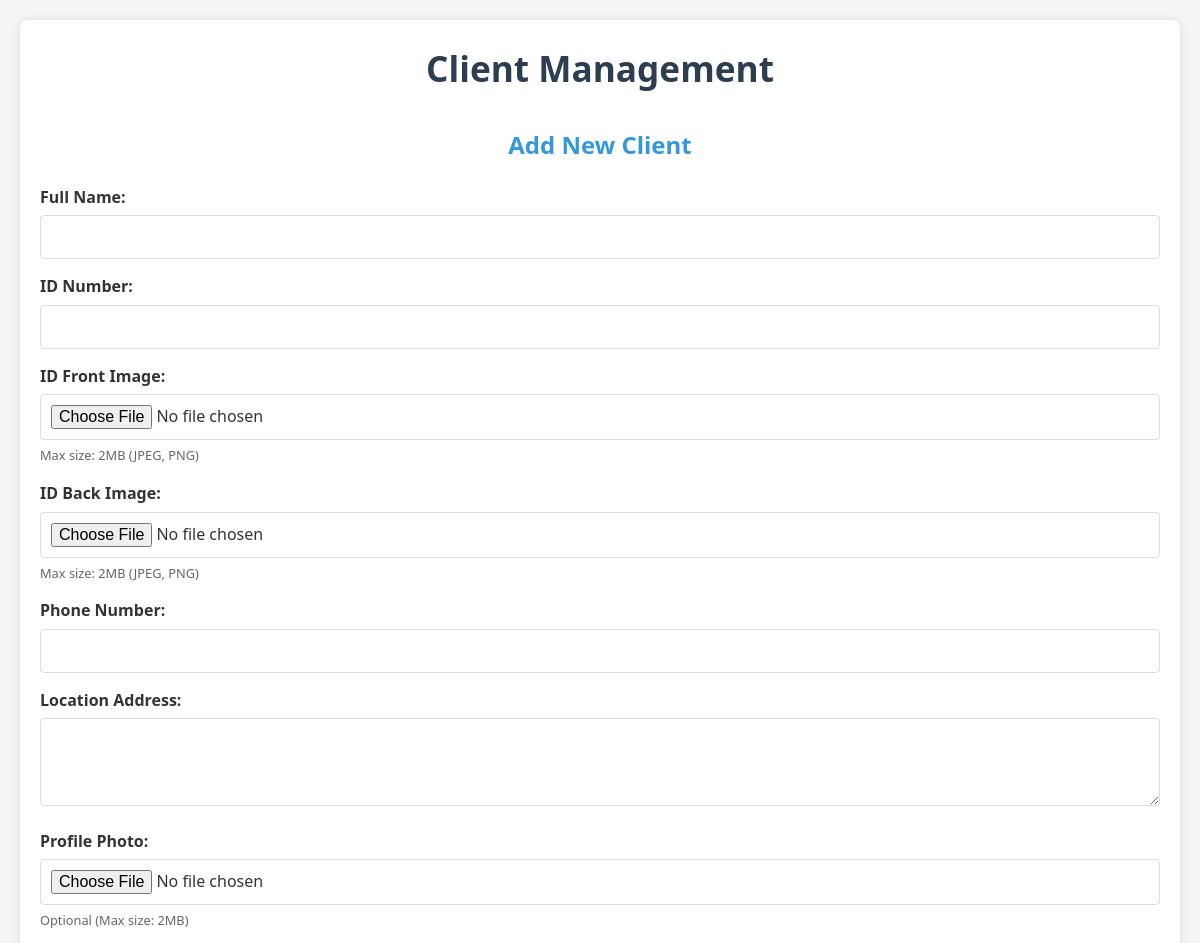
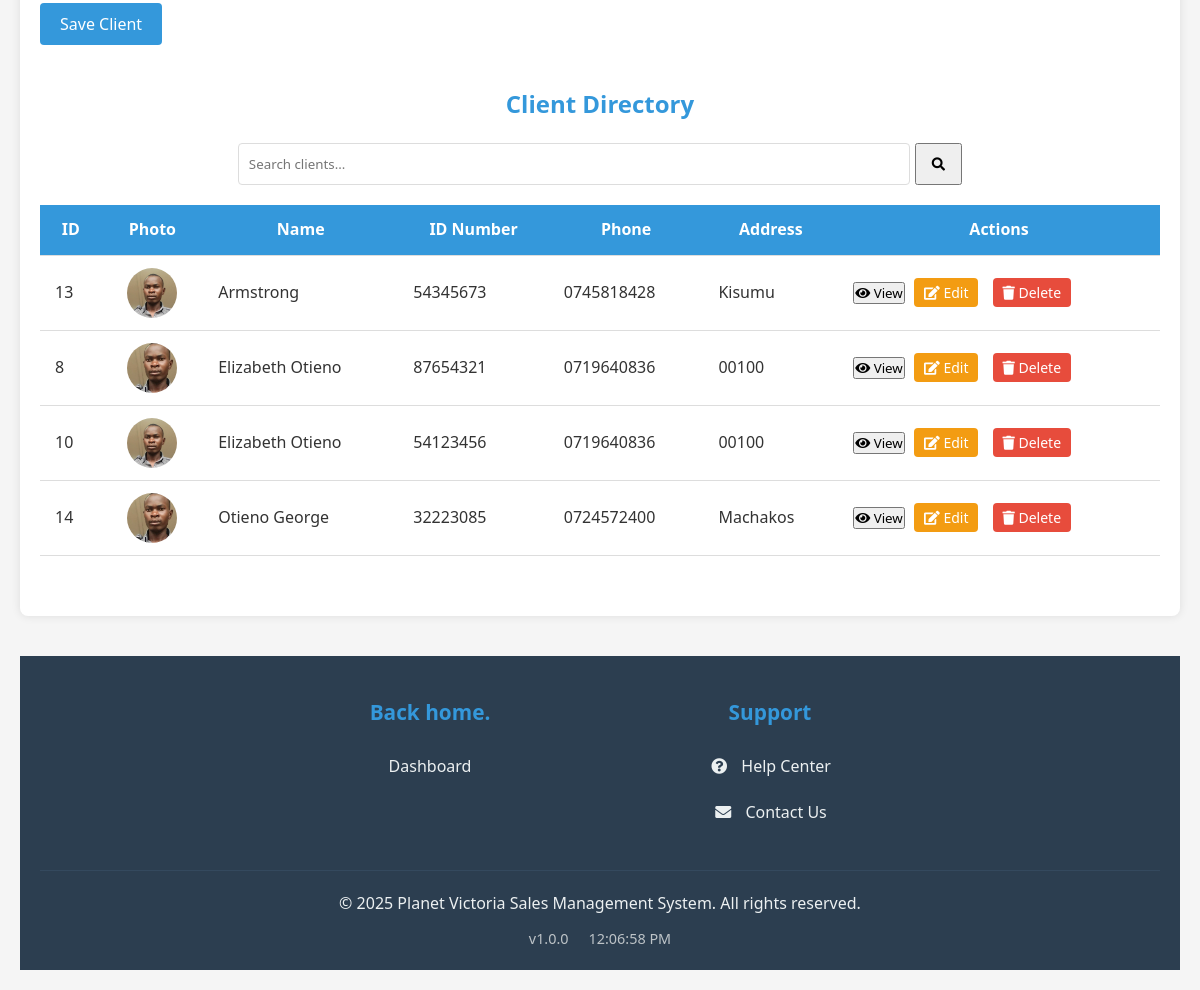
The app's page /Sales_products/clients.php with its own data (2 pictures, top to bottom).
### tables this page shows
CREATE TABLE `clients` (
  `client_id` int(11) NOT NULL,
  `name` varchar(100) NOT NULL,
  `id_number` varchar(50) NOT NULL,
  `phone` varchar(20) NOT NULL,
  `email` varchar(100) DEFAULT NULL,
  `address` text DEFAULT NULL,
  `id_front_image` varchar(255) DEFAULT NULL,
  `id_back_image` varchar(255) DEFAULT NULL,
  `profile_image` varchar(255) DEFAULT NULL,
  `created_at` timestamp NOT NULL DEFAULT current_timestamp(),
  `updated_at` timestamp NOT NULL DEFAULT current_timestamp() ON UPDATE current_timestamp()
);

### Sales_products/clients.php (the view, shortened to what this page needs)
<?php
require_once 'db.php';
?>
<!DOCTYPE html>
<html lang="en">
<head>
    <link rel="stylesheet" href="clients.css">
    <link rel="stylesheet" href="https://cdnjs.cloudflare.com/ajax/libs/font-awesome/5.15.4/css/all.min.css">
</head>
<body>
<div class="client-management">
    <h1>Client Management</h1>
    <div class="add-client-form">
        <h2>Add New Client</h2>
        <form id="clientForm" enctype="multipart/form-data" action="api/add_client.php" method="POST">
            <div class="form-group">
                <label for="clientName">Full Name:</label>
                <input type="text" id="clientName" name="clientName" required>
            </div>
            <div class="form-group">
                <label for="clientIdNumber">ID Number:</label>
                <input type="text" id="clientIdNumber" name="clientIdNumber" required>
            </div>
            <div class="form-group">
                <label for="clientIdFront">ID Front Image:</label>
                <input type="file" id="clientIdFront" name="clientIdFront" accept="image/*" required>
                <small>Max size: 2MB (JPEG, PNG)</small>
            </div>
            <div class="form-group">
                <label for="clientIdBack">ID Back Image:</label>
                <input type="file" id="clientIdBack" name="clientIdBack" accept="image/*" required>
                <small>Max size: 2MB (JPEG, PNG)</small>
            </div>
            <div class="form-group">
                <label for="clientPhone">Phone Number:</label>
                <input type="tel" id="clientPhone" name="clientPhone" required pattern="[0-9]{10,15}">
            </div>
            <div class="form-group">
                <label for="clientAddress">Location Address:</label>
                <textarea id="clientAddress" name="clientAddress" required rows="3"></textarea>
            </div>
            <div class="form-group">
                <label for="clientProfile">Profile Photo:</label>
                <input type="file" id="clientProfile" name="clientProfile" accept="image/*">
                <small>Optional (Max size: 2MB)</small>
            </div>
            <button type="submit" class="btn">Save Client</button>
        </form>
    </div>
    <div class="client-list">
        <h2>Client Directory</h2>
        <div class="search-box">
            <input type="text" id="clientSearch" placeholder="Search clients..." onkeyup="searchClients()">
            <button class="btn-search" onclick="searchClients()"><i class="fas fa-search"></i></button>
        </div>
        <table id="clientsTable">
            <thead>
                <tr>
                    <th>ID</th>
                    <th>Photo</th>
                    <th>Name</th>
                    <th>ID Number</th>
                    <th>Phone</th>
                    <th>Address</th>
                    <th>Actions</th>
                </tr>
            </thead>
            <tbody>
                <?php
                try {
                    $stmt = $pdo->query("SELECT * FROM clients ORDER BY name ASC");
                    if ($stmt->rowCount() > 0) {
                        while ($row = $stmt->fetch(PDO::FETCH_ASSOC)) {
                            $profileImage = !empty($row['profile_image']) ?
                                'images/clients/' . htmlspecialchars($row['profile_image']) :
                                'images/default-profile.png';
                            echo "<tr data-id='".htmlspecialchars($row['client_id'])."'>";
                            echo "<td>".htmlspecialchars($row['client_id'])."</td>";
                            echo "<td><img src='".$profileImage."' alt='".htmlspecialchars($row['name'])."' class='client-thumb'></td>";
                            echo "<td>".htmlspecialchars($row['name'])."</td>";
                            echo "<td>".htmlspecialchars($row['id_number'])."</td>";
                            echo "<td>".htmlspecialchars($row['phone'])."</td>";
                            echo "<td>".htmlspecialchars($row['address'])."</td>";
                            echo "<td>
                                    <button class='btn-view'
                                            data-id='".htmlspecialchars($row['client_id'])."'
                                            data-name='".htmlspecialchars($row['name'])."'
                                            data-id-number='".htmlspecialchars($row['id_number'])."'
                                            data-phone='".htmlspecialchars($row['phone'])."'
                                            data-address='".htmlspecialchars($row['address'])."'
                                            data-id-front='".htmlspecialchars($row['id_front_image'] ?? '')."'
                                            data-id-back='".htmlspecialchars($row['id_back_image'] ?? '')."'
                                            data-profile='".htmlspecialchars($row['profile_image'] ?? '')."'>
                                        <i class='fas fa-eye'></i> View
                                    </button>
                                    <button class='btn-edit'
                                            data-id='".htmlspecialchars($row['client_id'])."'
                                            data-name='".htmlspecialchars($row['name'])."'
                                            data-id-number='".htmlspecialchars($row['id_number'])."'
                                            data-phone='".htmlspecialchars($row['phone'])."'
                                            data-address='".htmlspecialchars($row['address'])."'
                                            data-id-front='".htmlspecialchars($row['id_front_image'] ?? '')."'
                                            data-id-back='".htmlspecialchars($row['id_back_image'] ?? '')."'
                                            data-profile='".htmlspecialchars($row['profile_image'] ?? '')."'>
                                        <i class='fas fa-edit'></i> Edit
                                    </button>
                                    <button class='btn-delete' data-id='".htmlspecialchars($row['client_id'])."'>
                                        <i class='fas fa-trash'></i> Delete
                                    </button>
                                  </td>";
                            echo "</tr>";
                        }
                    } else {
                        echo "<tr><td colspan='7' class='no-data'>No clients found</td></tr>";
                    }
                } catch (PDOException $e) {
                    echo "<tr><td colspan='7' class='error'>Error loading clients: " . htmlspecialchars($e->getMessage()) . "</td></tr>";
                }
                ?>
            </tbody>
        </table>
    </div>
</div>
<?php include 'footer.php'; ?>
</body>
</html>

### Sales_products/clients.css (style rules this page uses)
* { box-sizing: border-box; margin: 0; padding: 0; font-family: 'Segoe UI', Tahoma, Geneva, Verdana, sans-serif; }
body { background-color: #f5f5f5; color: #333; line-height: 1.6; padding: 20px; }
.client-management { max-width: 1200px; margin: 0 auto; padding: 20px; background: white; border-radius: 8px; box-shadow: 0 0 10px rgba(0, 0, 0, 0.1); }
.client-management h1 { text-align: center; margin-bottom: 30px; color: #2c3e50; font-size: 2.2em; }
.add-client-form, .client-list { margin-bottom: 40px; }
.add-client-form h2, .client-list h2 { margin-bottom: 20px; color: #3498db; text-align: center; }
.form-group { margin-bottom: 15px; width: 100%; }
.form-group label { display: block; margin-bottom: 5px; font-weight: 600; }
.form-group input[type="text"], .form-group input[type="tel"], .form-group input[type="file"], .form-group textarea { width: 100%; padding: 10px; border: 1px solid #ddd; border-radius: 4px; font-size: 16px; }
.form-group textarea { resize: vertical; min-height: 80px; }
.form-group small { display: block; font-size: 0.8em; color: #666; margin-top: 5px; }
.btn { display: inline-block; background: #3498db; color: white; padding: 10px 20px; border: none; border-radius: 4px; cursor: pointer; font-size: 16px; transition: background 0.3s; text-align: center; }
.btn-search { padding: 10px 15px; margin-left: 5px; }
.search-box { display: flex; margin-bottom: 20px; justify-content: center; }
.search-box input { width: 60%; padding: 10px; border: 1px solid #ddd; border-radius: 4px; }
table { width: 100%; border-collapse: collapse; margin-top: 20px; }
th, td { padding: 12px 15px; text-align: left; border-bottom: 1px solid #ddd; }
th { background-color: #3498db; color: white; text-align: center; }
.client-thumb { width: 50px; height: 50px; border-radius: 50%; object-fit: cover; display: block; margin: 0 auto; }
.btn-edit, .btn-delete { padding: 5px 10px; margin: 0 5px; border: none; border-radius: 4px; cursor: pointer; font-size: 14px; transition: all 0.3s; }
.btn-edit { background: #f39c12; color: white; }
.btn-delete { background: #e74c3c; color: white; }

### records on screen
clients: client_id "13", profile_image (picture), name "Armstrong", id_number "54345673", phone "0745818428", address "Kisumu"
clients: client_id "8", profile_image (picture), name "Elizabeth Otieno", id_number "87654321", phone "0719640836", address "00100"
clients: client_id "10", profile_image (picture), name "Elizabeth Otieno", id_number "54123456", phone "0719640836", address "00100"
clients: client_id "14", profile_image (picture), name "Otieno George", id_number "32223085", phone "0724572400", address "Machakos"
